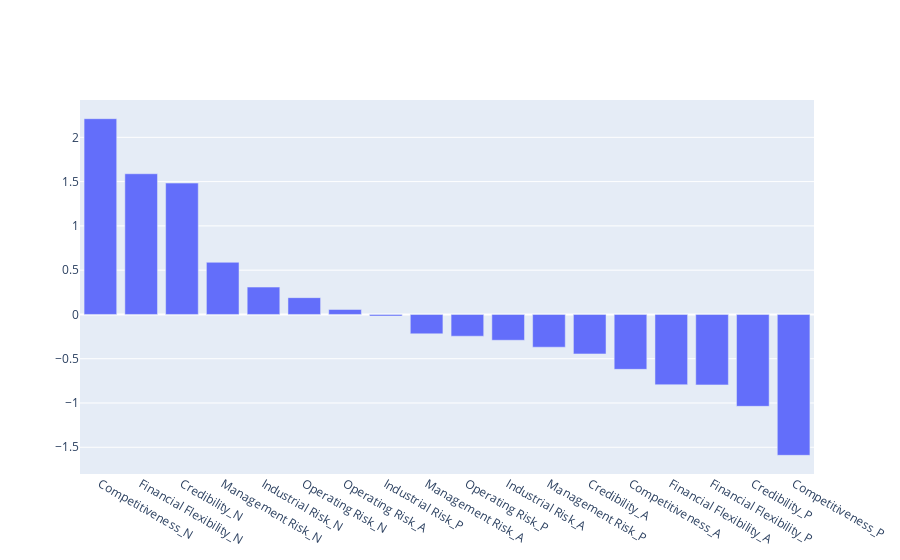

Notebook code for this chart:
### Code cell
column_df = pd.DataFrame(x_train.columns.tolist())
coefficients = pd.DataFrame(logit.coef_.ravel())
coef_sumry = (pd.merge(coefficients, column_df, left_index=True, 
                               right_index=True, how="left"))
coef_sumry.columns = ["coefficients", "features"]
coef_sumry = coef_sumry.sort_values(by = "coefficients", ascending=False)
display(coef_sumry)
trace = go.Bar(x = coef_sumry["features"], y = coef_sumry["coefficients"])


fig = make_subplots()
fig.add_trace(trace)
py.iplot(fig)

### Figure 1 — Plotly figure (JSON) as saved in the notebook; plotly's stock layout.template omitted (floating-point values rounded to 4 significant figures)
{"data": [{"type": "bar", "x": ["Competitiveness_N", "Financial Flexibility_N", "Credibility_N", "Management Risk_N", "Industrial Risk_N", "Operating Risk_N", "Operating Risk_A", "Industrial Risk_P", "Management Risk_A", "Operating Risk_P", "Industrial Risk_A", "Management Risk_P", "Credibility_A", "Competitiveness_A", "Financial Flexibility_A", "Financial Flexibility_P", "Credibility_P", "Competitiveness_P"], "y": [2.21, 1.589, 1.483, 0.5888, 0.3091, 0.1897, 0.05615, -0.01756, -0.2189, -0.2458, -0.2915, -0.3699, -0.4459, -0.6198, -0.7934, -0.7954, -1.038, -1.591]}], "layout": {"xaxis": {"anchor": "y", "domain": [0, 1]}, "yaxis": {"anchor": "x", "domain": [0, 1]}}}
